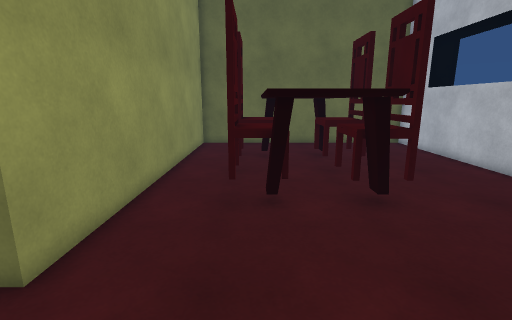
View 1 (above)

18 first-person views from a walk through a scene from a Unity 3-D project. The camera is 1.5 m above the floor, tilts 12° down and sees 85° across. The floor is counted in squares, 0.5 m on a side. Each view is taken from the middle of a square. On the plan, view 1 faces up. The plan holds only what a view shows up to about 20 squares ahead; the rest is blank. The place goes on beyond the plan. The player character is not drawn. Door leaves are left out, so doorways stand open. Surface patterns are stand-ins for the level's own textures.

View 2
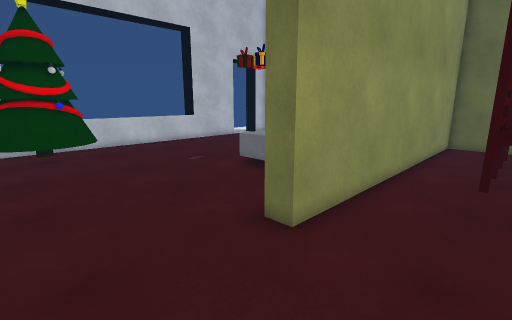

View 3
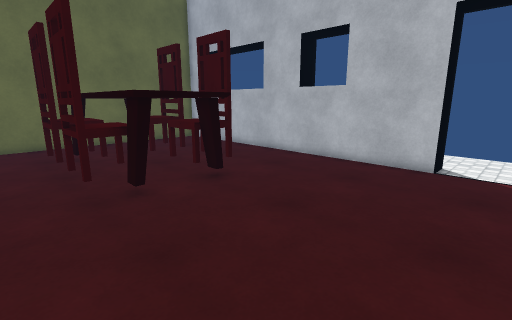

View 4
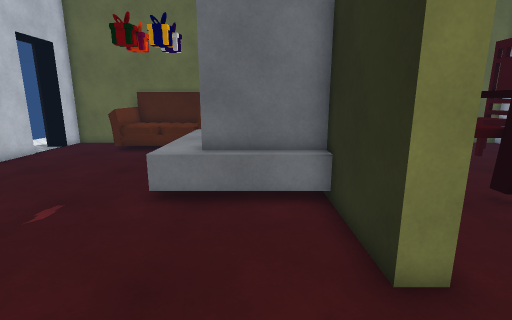

View 5
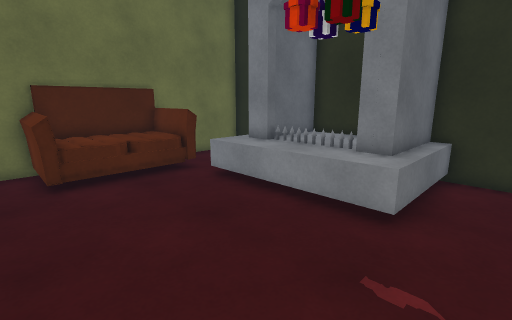

View 6
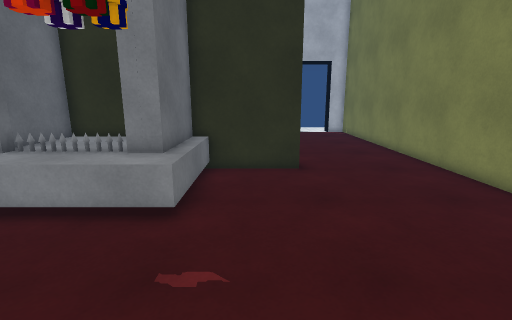

View 7
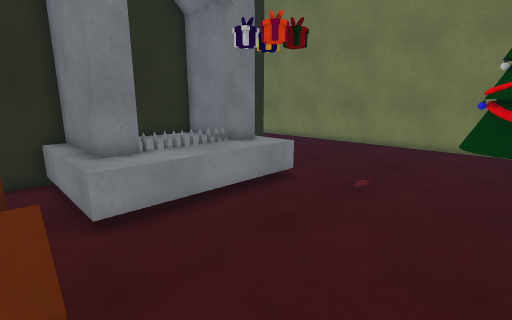

View 8
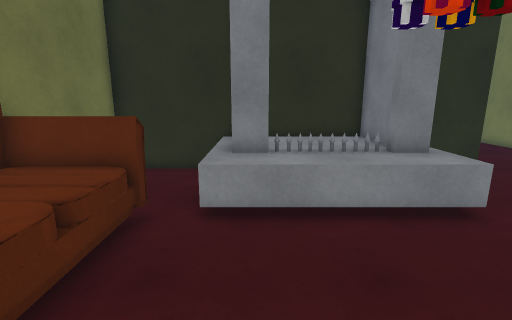

View 9
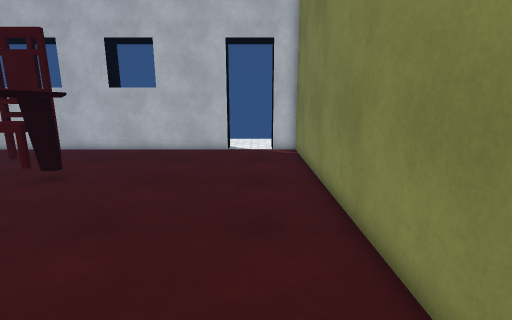

View 10
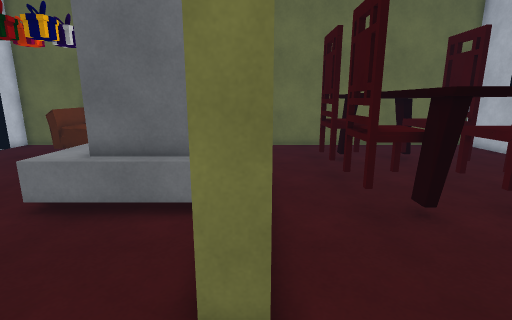

View 11
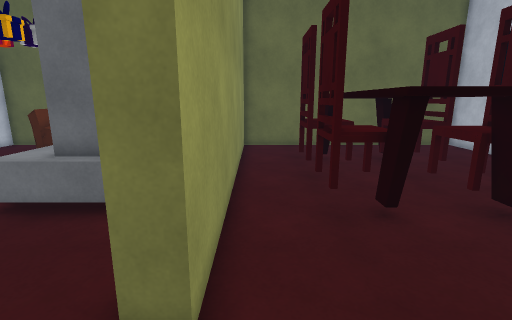

View 12
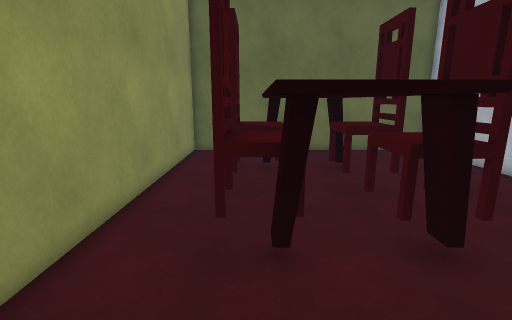

View 13
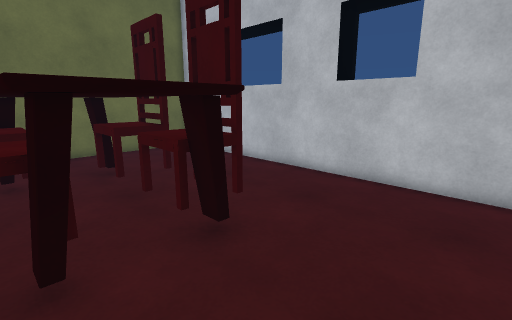

View 14
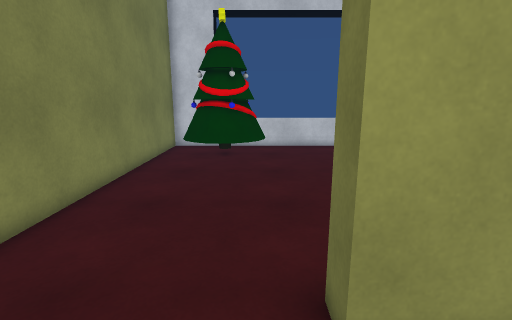

View 15
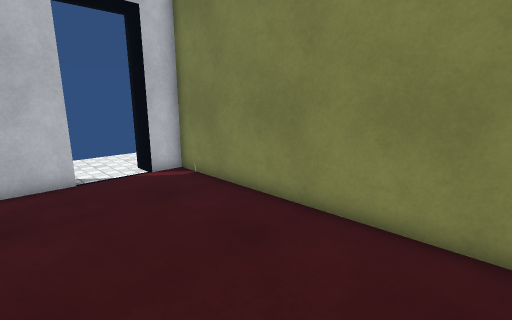

View 16
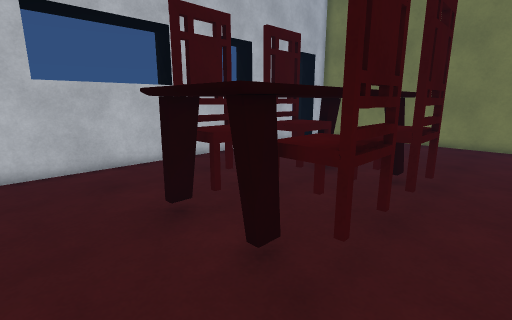

View 17
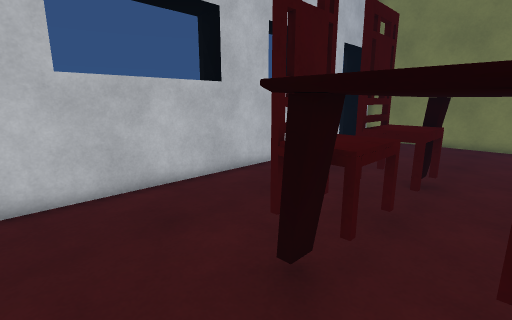

View 18
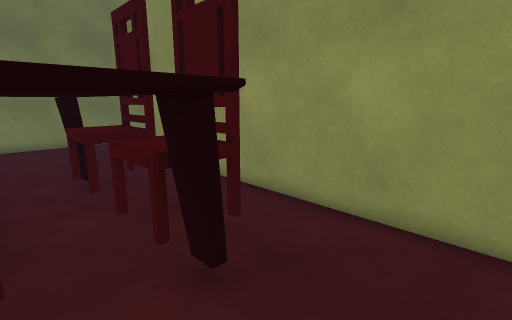

### Floor plan
Key: @ floor where view 1 was taken; # wall or solid block; . floor; ^ raised ledge; T table; C chair; S sofa; O other object.
Columns run from 17 left of view 1 to 15 right of it. Each row starts with its distance up from view 1.
 20 ##SSSSSS####################
 19 .SSSSSSS..  ##.............#
 18 .SSS SSS....##.............#
 17 .SSSOSSS....##.............#
 16 ............##...TTTTT.....#
 15 .......^^^^^##..CCTTTCC....#
 14 .......^^#####..CC  TCC....#
 13 .......^^^^^^#..CCTTTCC....#
 12 .......^^^^^^#...TTTTCC....#
 11 .......^^^^^^#..CCTTTCC....#
 10 .......^^^^^^#..CCTTTCC....#
  9 .......^^#####..CCTTTCC....#
  8 .......^^^^^^#...TTTTT.....#
  7 ............##...TTTTT.....#
  6 ............##.............#
  5 ............##.............#
  4 ............##.............#
  3 OOO........................#
  2 OOO........................###...
  1 OOO..............................
  0 OOO..............@...............
 -1  O.........................###...
 -2 ############################   ..
 -3                            #

Where each view was taken, in squares from view 1:
view 1: 0 up, 0 right, facing up
view 2: 1 down, 0 right, facing up-left
view 3: 1 down, 3 left, facing up-right
view 4: 0 up, 7 left, facing up
view 5: 6 up, 17 left, facing up-right
view 6: 6 up, 17 left, facing right
view 7: 17 up, 17 left, facing down-right
view 8: 14 up, 17 left, facing right
view 9: 0 up, 7 left, facing right
view 10: 1 up, 4 left, facing up
view 11: 1 up, 3 left, facing up
view 12: 3 up, 0 right, facing up
view 13: 3 up, 0 right, facing up-right
view 14: 3 up, 1 left, facing left
view 15: 4 up, 1 left, facing down-right
view 16: 19 up, 3 left, facing down-right
view 17: 19 up, 1 right, facing down-right
view 18: 19 up, 3 right, facing down-left
